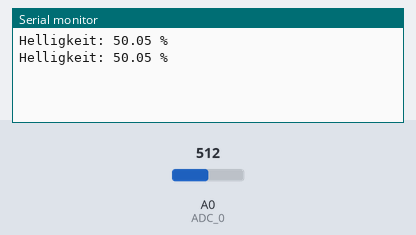
This sketch was run on a simulated Arduino Uno, built with avr-gcc and run on an emulated ATmega328P. Parts: the last lines printed to the serial monitor. The inputs (shaded band) are chosen by the test bench; at power-on: A0 (ADC_0) = 512.

Above: at 1.8 s.
1.9 s: A0 (ADC_0) set to 716
At 2.7 s:
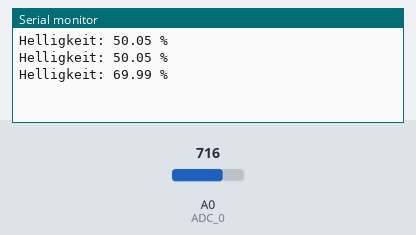
3.4 s: A0 (ADC_0) set to 900
At 4.8 s:
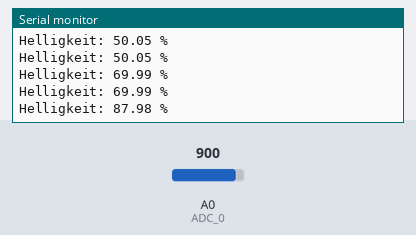
Timing chart, 0 to 6.4 s (numbered marks = the images above; inputs shaded):
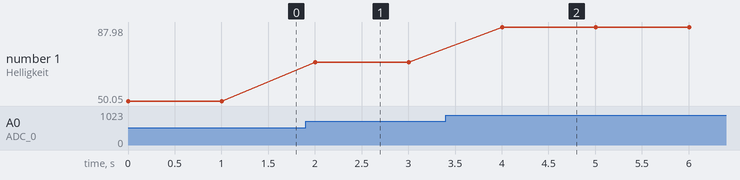

Measured:
- after the input at 1.9 s, the serial monitor: prints a new line after 0.10 s (image 1)
- after the input at 3.4 s, the serial monitor: prints a new line after 0.60 s (image 2)
- plotted number 1: 50.05 → 69.99 after the input at 1.9 s, 69.99 → 87.98 after the input at 3.4 s

The sketch:

LDR_Luxmeter.ino
```cpp
// LDR_Luxmeter.ino
int intensity;
int ADC_0=0;
void setup()
{ Serial.begin(9600);
}
void loop()
{ intensity=analogRead(ADC_0);
Serial.print("Helligkeit: ");
Serial.print(intensity/10.23);
Serial.println(" %");
delay(1000);
}
```
